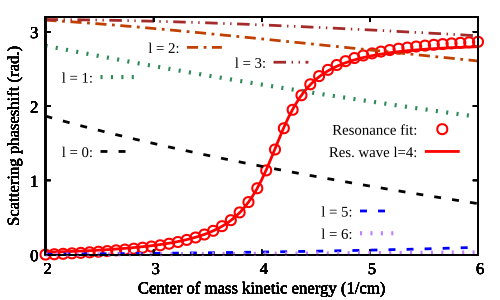

The gnuplot source for this figure:
set terminal pdfcairo
set output 'psplot.new.pdf'
set size ratio 0.55
set tics font "Times New Roman, 18"
set xlabel font "Times New Roman, 18"
set ylabel font "Times New Roman, 18"
set key font "Times New Roman,16"
set title font "Times New Roman, 24, bold"
#set title "Scattering phaseshift of partial vaves"
set xlabel "Center of mass kinetic energy (1/cm)"
set ylabel "Scattering phaseshift (rad.)
set border linewidth 2
set xtics 1
set ytics 1  
#set xtics font "Times New Roman, 18"
#set ytics font "Times New Roman, 18"
set xrange [2:6] 
set yrange [0.0:3.2]
set multiplot
set key at 5.9,1.8
set samples 50
plot atan2(1,-(x-4.13)/(0.56/2))-0.128 w p ps 1.2 lw 3 lt 6 lc 'red' title "Resonance fit:"
set key at 2.9,1.5
plot 'l=0.ps.txt' w l lt 2 dt 2 lw 4 lc 'black' title "l = 0:"
set key at 2.9,2.5
plot 'l=1.ps.txt' w l lt 3 dt 3 lw 6 lc 'sea-green' title "l = 1:"
set key at 3.7,2.9
plot 'l=2.ps.txt' w l lt 4 dt 4 lw 4 lc 'dark-orange' title "l = 2:"
set key at 4.5,2.7
plot 'l=3.ps.txt' w l lt 6 dt 5 lw 4 lc 'brown' title "l = 3:"
set key at 5.9,1.5
plot 'l=4.ps.txt' w l lt 7      lw 4 lc 'red' title "Res. wave l=4:"
set key at 5.3,0.7 
plot 'l=5.ps.txt' w l lt 1 dt 2 lw 4 lc 'blue' title "l = 5:"
set key at 5.3,0.4
plot 'l=6.ps.txt' w l lt 8 dt 3 lw 6 lc 'purple' title "l = 6:"
